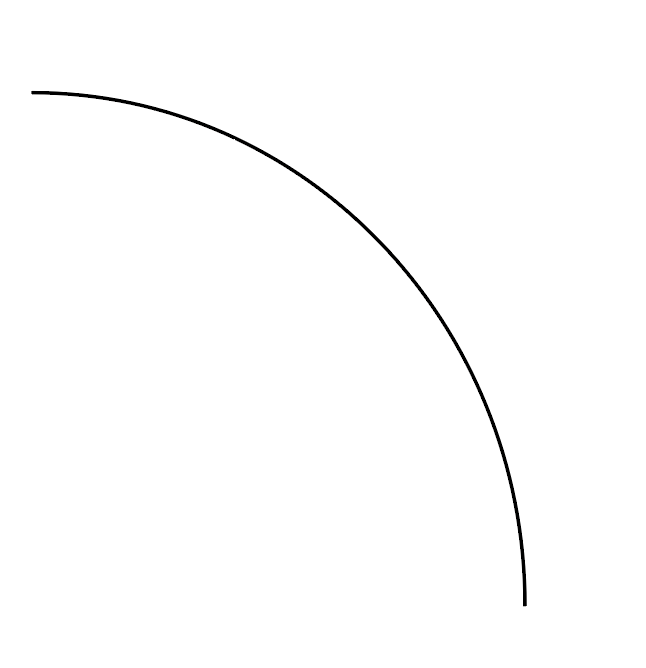
#> input picture curve.png, 646 x 668 px
$ python curve_fitting.py   (older library calls are emulated)
#> lines starting #> are read from the running program, lines starting #| are printed output that depends on the picture; after the words box and inside, x2 and y2 are one past the last pixel; in counts of white or black regions, pixels touching at a corner belong together
import numpy as np
import cv2
from matplotlib import pyplot as plt


img = cv2.imread('curve.png',0)
#> img: shape (668, 646); min 0, max 255, mean 253.4
ret, img = cv2.threshold(img, 127, 255, 0)
#> img: shape (668, 646); 99.4% white; 1 black region, box (x1, y1, x2, y2) and area: (31, 91, 527, 606) 2682
print(img)
#> (printed output is left out)

print(len(img))
#| 668
print(len(img[0]))
#| 646
x = []
y = []
counter = 0

#black image
canvas = np.zeros((len(img),len(img[0]),3), np.uint8)
#> canvas: shape (668, 646, 3); every value is 0

for i in range(len(img)):
    for j in range(len(img[0])):
        if(img[i,j] == 0):
            x.append(i)
            y.append(j)
            img[i,j] = 255
        else:
            img[i,j] = 0
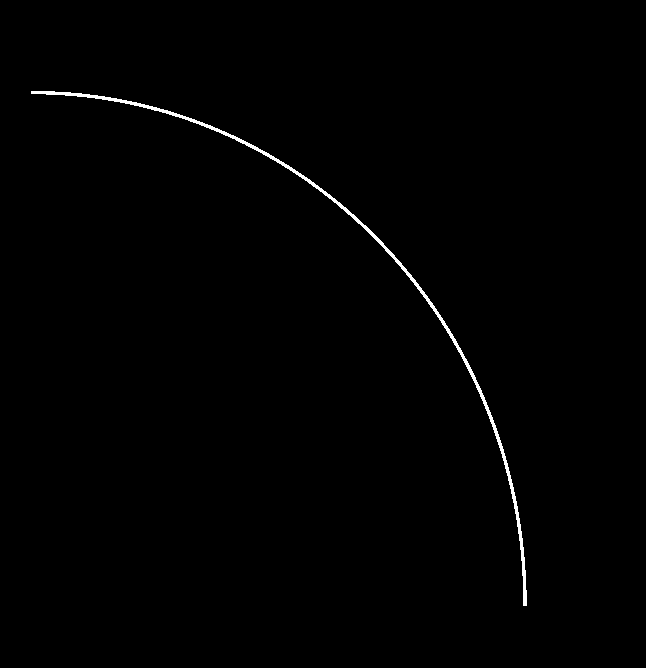
#> img: shape (668, 646); 0.62% white; 1 white region
#> after the loop, x = 2682 values from 91 to 605; y = 2682 values, max 526 at index 2621, min 31 at index 0, mean 347.7

new_img, contours, hierarchy = cv2.findContours(img, cv2.RETR_TREE, cv2.CHAIN_APPROX_NONE)
#> contours = 1 contour; box (x1, y1, x2, y2) and area: (31, 91, 527, 606) 1966
# [6 lines of commented-out code are left out]

new_img = cv2.drawContours(canvas, contours, -1, (0, 255, 0), 3)
canvas[600,600] = (0, 255, 0)
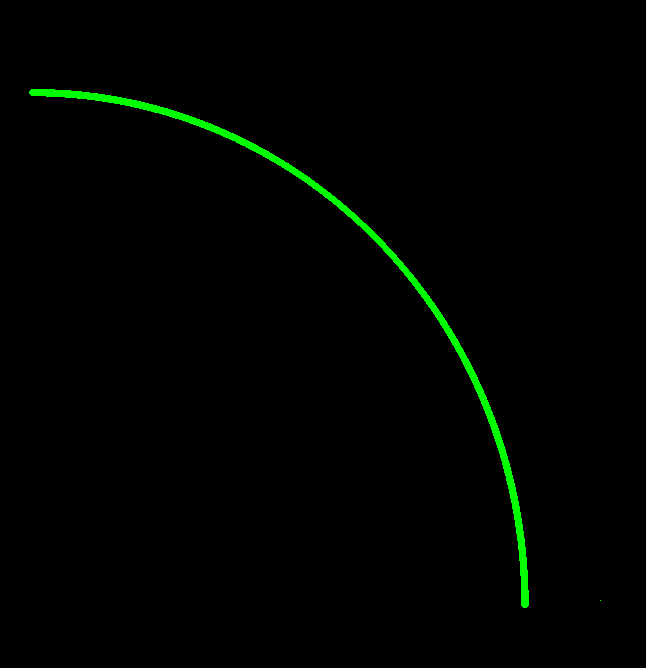
#> canvas: shape (668, 646, 3); mean of channels 0, 1, 2 0, 3.3, 0; drawn as B, G, R
canvas[601,600] = (0, 255, 0)
#> canvas: shape (668, 646, 3); under 0.01% of pixels changed, all inside (x1, y1, x2, y2) = (600, 601, 601, 602)
canvas[602,600] = (0, 255, 0)
#> canvas: shape (668, 646, 3); mean of channels 0, 1, 2 0, 3.3, 0
canvas[603,600] = (0, 255, 0)
#> canvas: shape (668, 646, 3); mean of channels 0, 1, 2 0, 3.3, 0

# [8 lines of commented-out code are left out]

plt.plot(x, y)


# [7 lines of commented-out code are left out]

coeffsx = [1, 2, 3, 4, 5]
coeffsy = [1, 2, 3, 4, 5]


p = np.polyfit(x, y,3)
#> p = [7.28e-06, -0.00984, 4.61, -254.1]

print(p)
#| [ 7.28447139e-06 -9.84307403e-03  4.61362146e+00 -2.54103935e+02]

j = np.poly1d(p)

print(j)
#|            3            2
#| 7.284e-06 x - 0.009843 x + 4.614 x - 254.1

def PolyCoefficients(x, coeffs):
    """ Returns a polynomial for ``x`` values for the ``coeffs`` provided.

    The coefficients must be in ascending order (``x**0`` to ``x**o``).
    """
    o = len(coeffs)
#> o = 4
    y = 0
    for i in range(o):
        y += coeffs[i]*x**(o-1-i)
#> after the loop, y = 600 values from -254.1 to 543.3
    return y

x = np.linspace(0, 599, 600)
plt.plot(x, PolyCoefficients(x, p))
plt.show()
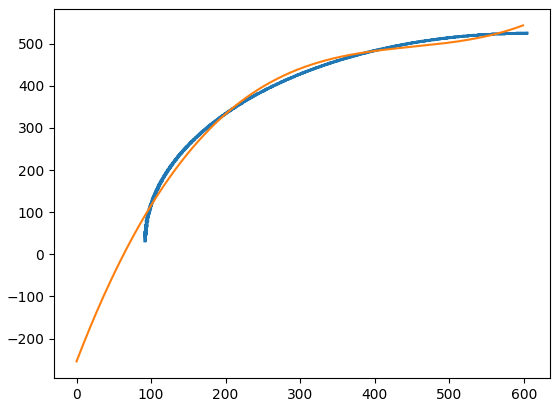
#> figure drawn by matplotlib, 1 panel; curve peaks at x = 599, y = 543.3


# [18 lines of commented-out code are left out]


img[100,600] = 200
#> img: shape (668, 646); under 0.01% of pixels changed, all inside (x1, y1, x2, y2) = (600, 100, 601, 101)
img[103,600] = 200
#> img: shape (668, 646); min 0, max 255, mean 1.6
img[102,600] = 200
#> img: shape (668, 646); min 0, max 255, mean 1.6
img[101,600] = 200
#> img: shape (668, 646); min 0, max 255, mean 1.6


cv2.imshow('frame2', img)
cv2.imshow('frame2', canvas)
cv2.waitKey(0)
cv2.destroyAllWindows()
